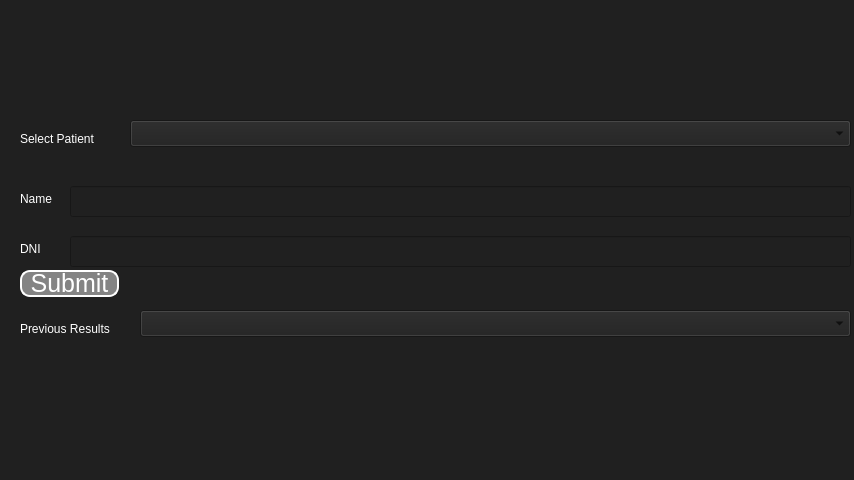
<?xml version="1.0" encoding="UTF-8"?>
<ui version="4.0">
 <class>Form</class>
 <widget class="QWidget" name="Form">
  <property name="geometry">
   <rect>
    <x>0</x>
    <y>0</y>
    <width>854</width>
    <height>480</height>
   </rect>
  </property>
  <property name="windowTitle">
   <string>Form</string>
  </property>
  <property name="styleSheet">
   <string notr="true">QWidget { background-color: rgb(32,32,32); }</string>
  </property>
  <widget class="QComboBox" name="comboBoxPatient">
   <property name="geometry">
    <rect>
     <x>130</x>
     <y>120</y>
     <width>721</width>
     <height>27</height>
    </rect>
   </property>
  </widget>
  <widget class="QLabel" name="labelSelectPatient">
   <property name="geometry">
    <rect>
     <x>20</x>
     <y>130</y>
     <width>101</width>
     <height>17</height>
    </rect>
   </property>
   <property name="styleSheet">
    <string notr="true">QLabel{
color:rgb(255,255,255);
}</string>
   </property>
   <property name="text">
    <string>Select Patient</string>
   </property>
  </widget>
  <widget class="QLabel" name="labelName">
   <property name="geometry">
    <rect>
     <x>20</x>
     <y>190</y>
     <width>41</width>
     <height>17</height>
    </rect>
   </property>
   <property name="styleSheet">
    <string notr="true">QLabel{
color:rgb(255,255,255);
}</string>
   </property>
   <property name="text">
    <string>Name</string>
   </property>
  </widget>
  <widget class="QLineEdit" name="lineEditName">
   <property name="geometry">
    <rect>
     <x>70</x>
     <y>186</y>
     <width>781</width>
     <height>31</height>
    </rect>
   </property>
   <property name="styleSheet">
    <string notr="true">QLineEdit{
color:rgb(255,255,255);
}</string>
   </property>
  </widget>
  <widget class="QLabel" name="labelDNI">
   <property name="geometry">
    <rect>
     <x>20</x>
     <y>240</y>
     <width>31</width>
     <height>17</height>
    </rect>
   </property>
   <property name="styleSheet">
    <string notr="true">QLabel{
color:rgb(255,255,255);
}</string>
   </property>
   <property name="text">
    <string>DNI</string>
   </property>
  </widget>
  <widget class="QLineEdit" name="lineEditDNI">
   <property name="geometry">
    <rect>
     <x>70</x>
     <y>236</y>
     <width>781</width>
     <height>31</height>
    </rect>
   </property>
   <property name="styleSheet">
    <string notr="true">QLineEdit{
color:rgb(255,255,255);
}</string>
   </property>
  </widget>
  <widget class="QComboBox" name="comboBoxResults">
   <property name="geometry">
    <rect>
     <x>140</x>
     <y>310</y>
     <width>711</width>
     <height>27</height>
    </rect>
   </property>
  </widget>
  <widget class="QLabel" name="labelPrevious">
   <property name="geometry">
    <rect>
     <x>20</x>
     <y>320</y>
     <width>111</width>
     <height>17</height>
    </rect>
   </property>
   <property name="styleSheet">
    <string notr="true">QLabel{
color:rgb(255,255,255);
}</string>
   </property>
   <property name="text">
    <string>Previous Results</string>
   </property>
  </widget>
  <widget class="QPushButton" name="pushButtonPatient">
   <property name="geometry">
    <rect>
     <x>20</x>
     <y>270</y>
     <width>99</width>
     <height>27</height>
    </rect>
   </property>
   <property name="styleSheet">
    <string notr="true">QPushButton{
border-style: outset;
border-width: 2px;
    border-radius: 10px;
background-color: rgb(132,132,132);
font-size: 25px;
color: rgb(255,255,255);
}</string>
   </property>
   <property name="text">
    <string>Submit</string>
   </property>
  </widget>
 </widget>
 <resources/>
 <connections/>
</ui>
